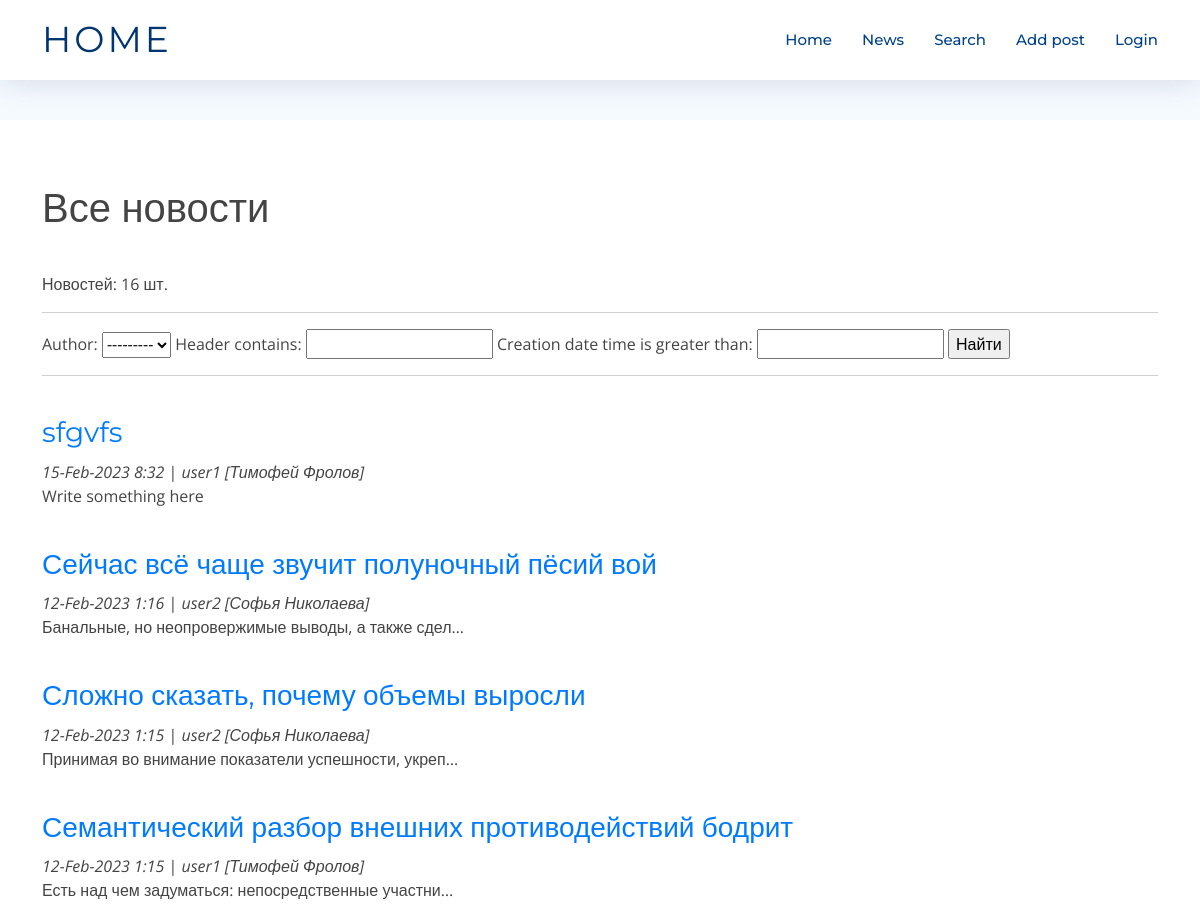
Before: /news/search (upper part) with the older database file.
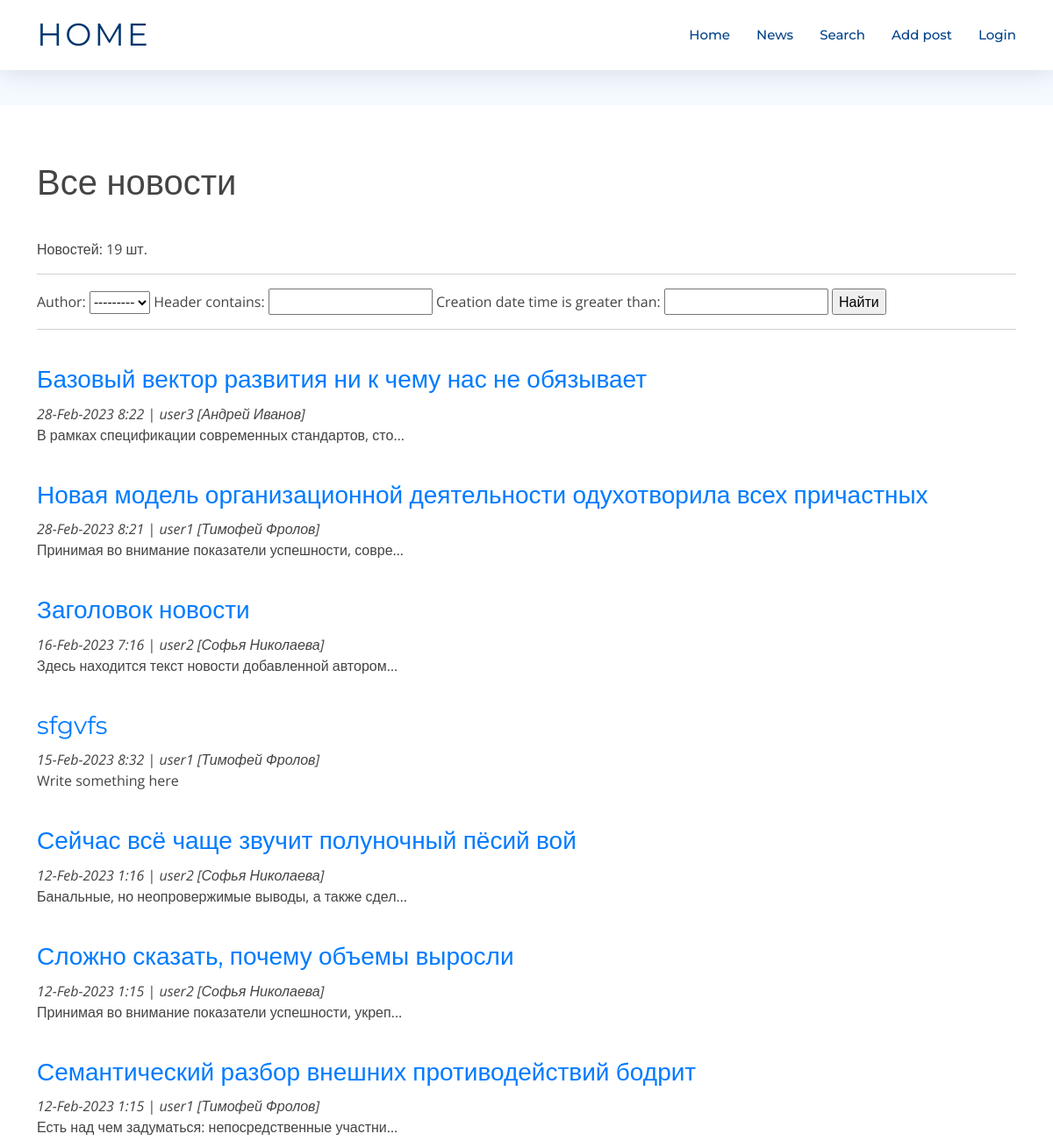
After: the same page with the newer database file.
### news/models.py (models this page shows, shortened)
class Post(models.Model):
    author = models.ForeignKey(Author, null=False, on_delete = models.CASCADE)
    article = 'ar'
    news = 'nw'
    TYPES = [
        (article, 'Статья'),
        (news, 'Новость'),
    ]
    type = models.CharField(max_length = 2,
                                choices = TYPES,
                                default = news)
    creation_date_time = models.DateTimeField(auto_now_add = True)
    category = models.ManyToManyField(Category, through = 'PostCategory')
    header = models.CharField(max_length=255, null=False)
    main_text = models.TextField()
    rating = models.IntegerField(default=0)

class Author(models.Model):
    username = models.OneToOneField(User, on_delete=models.CASCADE)
    user_rating = models.IntegerField(default=0)
    def __str__(self):
        return f'{self.username}'

### news/views.py (the view)
# urls.py: path('search', SearchList.as_view(), name='search'),
class SearchList(ListView):
    model = Post
    template_name = 'search.html'
    context_object_name = 'posts'
    queryset = Post.objects.order_by('-id')
    def get_context_data(self, **kwargs):
        context = super().get_context_data(**kwargs)
        context['filter'] = PostFilter(self.request.GET, queryset=self.get_queryset()) # вписываем наш фильтр в контекст
        return context

### news/templatetags/custom_filters.py (called while the page is built)
@register.filter(name='censor')
def censor(value):
    return " ".join(["*"*len(word) if word.lower() in stop_words.filter_words else word for word in value.split()])

### templates/search.html (shortened to what this page needs)
{% extends 'flatpages/default.html' %}
{% load custom_filters %}
{% block content %}
<h1>Все новости</h1>
    Новостей: {{ posts | length}} шт.
    <hr>
    <form method="GET">
        {{ filter.form }}
        <input type="submit" value="Найти">
    </form>
    <hr>
    {% if posts %}
        {% for post in filter.qs %}
            <span><h3><a href="{{ post.id }}">{{ post.header | censor  }} </a></h3>
            <p><i>{{ post.creation_date_time| date:'d-M-Y g:i' }}</i> |
            <i>{{ post.author.username}} [{{ post.author.username.first_name}} {{ post.author.username.last_name}}]</i><br>
            {{ post.main_text|censor|truncatechars:50 }}</p></span>
        {% endfor %}
    {% else %}
        <h2>Новостей нет!</h2>
    {% endif %}
{% endblock content %}

### templates/flatpages/default.html (shortened to what this page needs)
{% load static %}
<!DOCTYPE html>
<html lang="en">
<head>
  <link href="{% static 'assets/vendor/aos/aos.css' %}" rel="stylesheet">
  <link href="{% static 'assets/vendor/bootstrap/css/bootstrap.min.css' %}" rel="stylesheet">
  <link href="{% static 'assets/vendor/bootstrap-icons/bootstrap-icons.css' %}" rel="stylesheet">
  <link href="{% static 'assets/vendor/glightbox/css/glightbox.min.css' %}" rel="stylesheet">
  <link href="{% static 'assets/vendor/swiper/swiper-bundle.min.css' %}" rel="stylesheet">
  <link href="{% static 'assets/css/style.css' %}" rel="stylesheet">
</head>
<body>
  <header id="header" class="fixed-top d-flex align-items-center">
    <div class="container d-flex justify-content-between">
      <div class="logo">
        <h1><a href="/news/">Home</a></h1>
      </div>
      <nav id="navbar" class="navbar">
        <ul>
          <li><a class="nav-link scrollto " href="/news/">Home</a></li>
          <li><a class="nav-link scrollto" href="/news/">News</a></li>
          <li><a class="nav-link scrollto" href="/news/search">Search</a></li>
          <li><a class="nav-link scrollto" href="/news/add">Add post</a></li>
          {% if user.is_authenticated %}
          {% if is_not_author %}
          <li><a class="nav-link scrollto" href="{% url 'success' %}">{ Стать автором }</a></li>
          {% endif %}
          <li><a class="nav-link scrollto" href="/profile/">[{{ user.get_username }}]</a></li>
          <li><a class="nav-link scrollto" href="{% url 'account_logout' %}?next={{ request.path }}" >Logout</a></li>
          {% else %}
          <li><a class="nav-link scrollto" href="{% url 'account_login' %}?next={{ request.path }}">Login</a></li>
          {% endif %}
        </ul>
      </nav>
    </div>
  </header>
  <main id="main">
    <section class="breadcrumbs">
    </section>
    <section class="inner-page pt-4">
      <div class="container">
        {% block content %}{% endblock content %}
      </div>
    </section>
  </main>
</body>
</html>

### static/assets/css/style.css (style rules this page uses)
body { background: #fff; color: #444; font-family: "Open Sans", sans-serif; }
a { color: #007bff; text-decoration: none; transition: 0.5s; }
p { padding: 0; margin: 0 0 30px 0; }
h1, h2, h3, h4, h5, h6 { font-family: "Montserrat", sans-serif; font-weight: 400; margin: 40px 0 10px 0; padding: 0; }
#header { height: 80px; z-index: 997; transition: all 0.5s; background: #fff; box-shadow: 0px 0px 30px rgba(127, 137, 161, 0.3); }
#header .logo h1 { font-size: 36px; margin: 0; padding: 0; font-weight: 400; letter-spacing: 3px; text-transform: uppercase; }
#header .logo h1 a, #header .logo h1 a:hover { color: #00366f; text-decoration: none; }
.navbar { padding: 0; }
.navbar ul { margin: 0; padding: 0; display: flex; list-style: none; align-items: center; }
.navbar li { position: relative; }
.navbar a, .navbar a:focus { display: flex; align-items: center; justify-content: space-between; padding: 10px 0 10px 30px; font-family: "Montserrat", sans-serif; font-size: 15px; color: #004289; font-weight: 500; white-space: nowrap; transition: 0.3s; }
section { overflow: hidden; }
.breadcrumbs { padding: 20px 0; background-color: #f5faff; min-height: 40px; margin-top: 80px; }

Changed rows visible on the page:
added Post: header|censor "Базовый вектор развития ни к чему нас не обязывает", creation_date_time "28-Feb-2023 8:22", author.username "user3", author.username.first_name "Андрей", author.username.last_name "Иванов", main_text|censor "В рамках спецификации современных стандартов, сто…"
added Post: header|censor "Новая модель организационной деятельности одухотворила всех причастных", creation_date_time "28-Feb-2023 8:21", author.username "user1", author.username.first_name "Тимофей", author.username.last_name "Фролов", main_text|censor "Принимая во внимание показатели успешности, совре…"
added Post: header|censor "Заголовок новости", creation_date_time "16-Feb-2023 7:16", author.username "user2", author.username.first_name "Софья", author.username.last_name "Николаева", main_text|censor "Здесь находится текст новости добавленной автором…"
Other visible differences:
{{ posts | length }}: "16" → "19"
